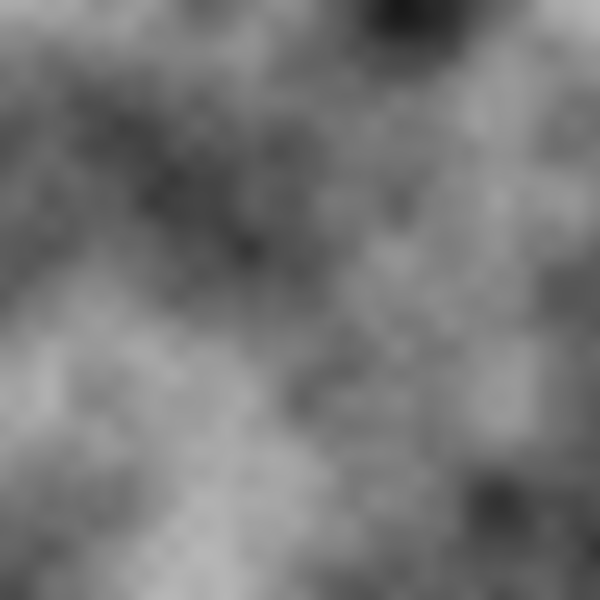
Frame 1 (no input)
Frame 60 (no input): identical to frame 1, image omitted
Frame 120 (the mouse pressed at the canvas centre since frame 60): identical to frame 1, image omitted

The p5.js sketch that drew this single still picture (run headless with seeded random() and noise() and a simulated clock; from frame 60 on, the mouse is pressed at the canvas centre):

// p5.js sketch
// ── sketch.js
let frequency = 0.005;

let frequencySlider;

function setup() {
  createCanvas(600, 600);
  background(255);
  
  frequencySlider = createSlider(0, 0.1, 0.005, 0.0001);
  
  generateNoiseTexture();
}

function draw() {
  
  if (frequencySlider.value() != frequency) {
    
    frequency = frequencySlider.value();
    background(255);
    generateNoiseTexture();
    
  }
    
}

function generateNoiseTexture() {
  
  loadPixels();
  
  let i = 0;
  
  for(let x = 0; x < width; x ++) {
    for(let y = 0; y < height; y ++) {
      let height = generateHeight(x, y);
      
      pixels[i + 0] = height * 255;
      pixels[i + 1] = height * 255;
      pixels[i + 2] = height * 255;
      
      i += 4;
    }
  }
  
  
  
  updatePixels();
  
}

function generateHeight(x, y) {
  let height = noise(x * frequency, y * frequency)
  return height;
}
